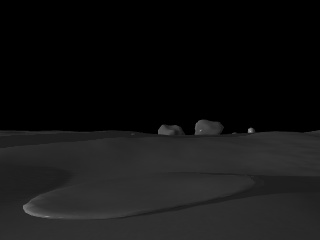
#> input picture left.png, 320 x 240 px
$ python stereo_depth_from_images.py
#> lines starting #> are read from the running program, lines starting #| are printed output that depends on the picture
import cv2
import numpy as np
import matplotlib.pyplot as plt
from cv2.ximgproc import createRightMatcher, createDisparityWLSFilter

# --- Load stereo image pair ---
imgL = cv2.imread("left.png")
#> imgL is the input picture: shape (240, 320, 3); min 0, max 174, mean 19.9
imgR = cv2.imread("right.png")
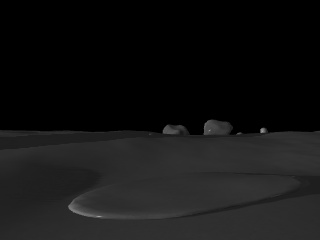
#> input picture right.png, 320 x 240 px
#> imgR is the input picture: shape (240, 320, 3); min 0, max 160, mean 19.9

# --- Camera Parameters ---
baseline = 0.25  # meters
hfov_deg = 75
image_width = 1024
image_height = 576
image_WIDTH = imgL.shape[1]
#> image_WIDTH = 320
fx = fy = (image_WIDTH / 2) / np.tan(np.radians(hfov_deg / 2))
#> fx = 208.5; fy = 208.5

# --- Convert to grayscale for disparity calculation ---
grayL = cv2.cvtColor(imgL, cv2.COLOR_BGR2GRAY)
grayR = cv2.cvtColor(imgR, cv2.COLOR_BGR2GRAY)

# --- Stereo matchers ---
left_matcher = cv2.StereoSGBM_create(
    minDisparity=0,
    numDisparities=64,
    blockSize=5,
    P1=8 * 3 * 5 ** 2,
    P2=32 * 3 * 5 ** 2,
    disp12MaxDiff=1,
    uniquenessRatio=10,
    speckleWindowSize=100,
    speckleRange=32,
    preFilterCap=63,
    mode=cv2.STEREO_SGBM_MODE_SGBM_3WAY
)

right_matcher = createRightMatcher(left_matcher)
wls_filter = createDisparityWLSFilter(matcher_left=left_matcher)
wls_filter.setLambda(8000)
wls_filter.setSigmaColor(1.5)

# --- Compute disparities ---
dispL = left_matcher.compute(grayL, grayR).astype(np.int16)
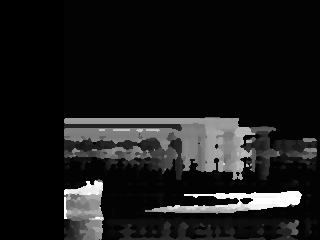
#> dispL: shape (240, 320) int16; min -16, max 1008, mean 89.8; drawn with min black and max white
dispR = right_matcher.compute(grayR, grayL).astype(np.int16)
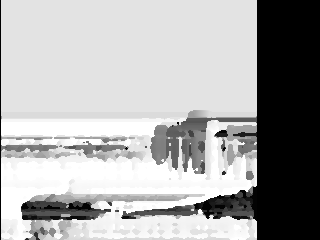
#> dispR: shape (240, 320) int16; min -1024, max 0, mean -337.3; drawn with min black and max white
filtered_disp = wls_filter.filter(dispL, grayL, None, dispR)
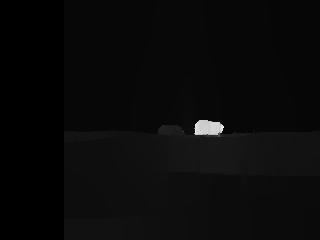
#> filtered_disp: shape (240, 320) int16; min -16, max 614, mean 8.8; drawn with min black and max white

# --- Disparity to depth ---
disparity = filtered_disp.astype(np.float32) / 16.0
depth_map = np.zeros_like(disparity)
depth_map[disparity > 0] = (fx * baseline) / disparity[disparity > 0]
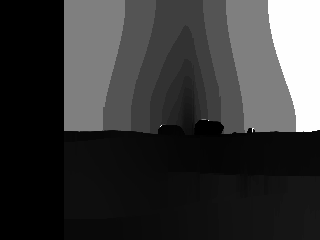
#> depth_map: shape (240, 320) float32; min 0, max 834.1, mean 183.8; drawn with min black and max white

# --- Visualization ---
disp_vis = cv2.normalize(filtered_disp, None, 0, 255, cv2.NORM_MINMAX)
disp_vis = np.uint8(disp_vis)
color_disp = cv2.applyColorMap(disp_vis, cv2.COLORMAP_JET)
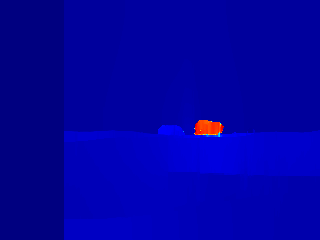
#> color_disp: shape (240, 320, 3); mean B, G, R 163.3, 0.4, 1.2

min_depth = 0.5 # meters
max_depth = 5.0 # meters

def onclick(event):
    if event.inaxes == axs[2]:  # Clicked on Depth Map
        x, y = int(event.xdata), int(event.ydata)
        if 0 <= y < depth_map.shape[0] and 0 <= x < depth_map.shape[1]:
            depth = depth_map[y, x]
            if min_depth <= depth <= max_depth:
                print(f"Clicked at ({x},{y}) → Depth: {depth:.2f} m")
                axs[2].text(x, y, f"{depth:.2f}m", color='white', fontsize=8, weight='bold')
                fig.canvas.draw()
            else:
                print(f"Clicked at ({x},{y}) → Depth {depth:.2f} m is out of valid range.")


fig, axs = plt.subplots(1, 3, figsize=(14, 5))
axs[0].imshow(cv2.cvtColor(imgL, cv2.COLOR_BGR2RGB))
axs[0].set_title("Left Image")
axs[0].axis("off")

axs[1].imshow(color_disp)
axs[1].set_title("WLS Disparity Map")
axs[1].axis("off")

im = axs[2].imshow(depth_map, cmap='inferno')
axs[2].set_title("Depth Map (meters)")
plt.colorbar(im, ax=axs[2], label="Depth (m)")
axs[2].axis("off")

# Connect mouse click
fig.canvas.mpl_connect('button_press_event', onclick)

plt.tight_layout()
plt.show()
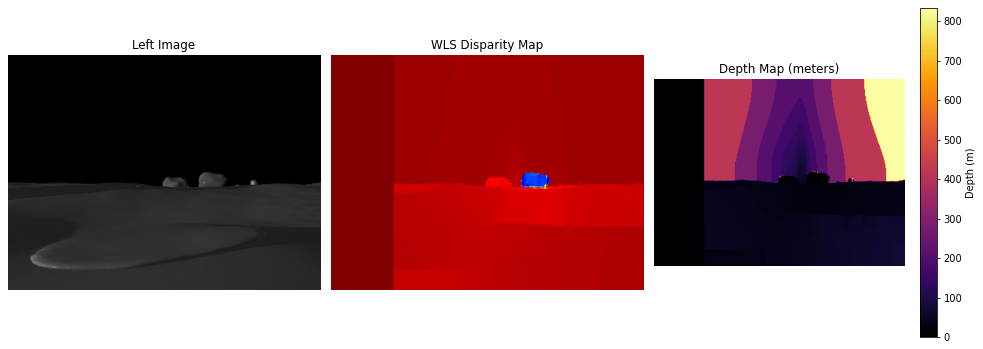
#> figure drawn by matplotlib, 4 panels; B, G, R data is drawn as R, G, B
